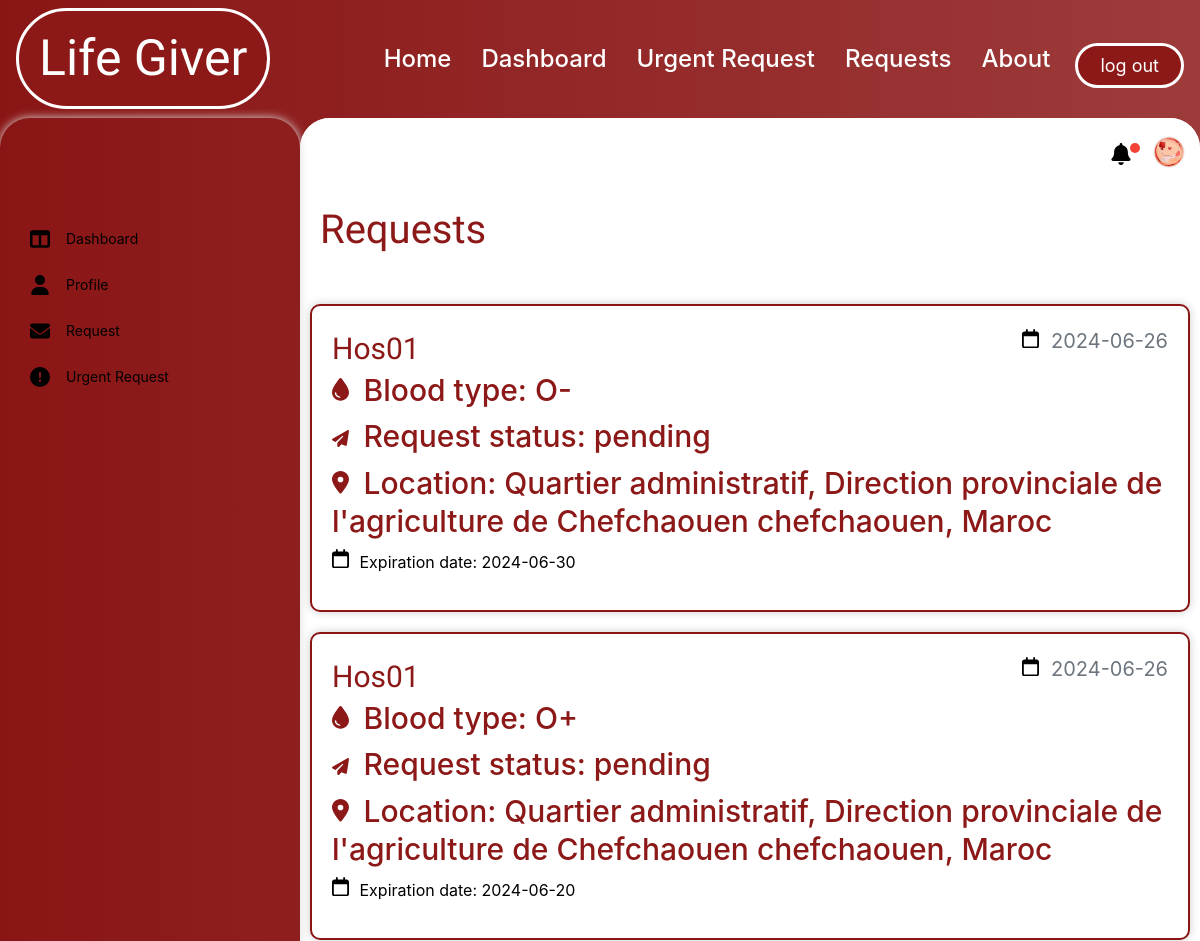
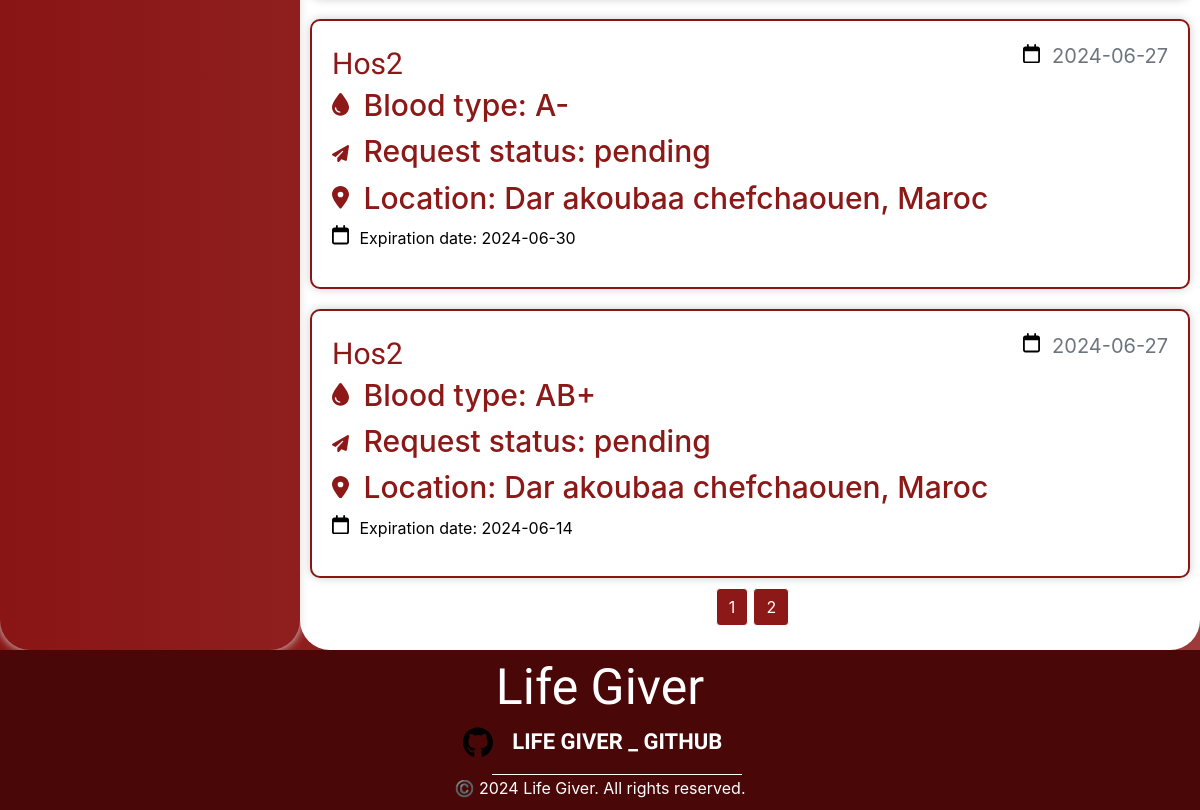
Page /don_requests (signed in) on the committed database (2 pictures, top to bottom).
### lifegiver/models.py (models this page shows, shortened)
class Hospital(db.Model, UserMixin):
    __tablename__ = 'hospital'
    id = db.Column(db.Integer, primary_key=True)
    name = db.Column(db.String(225), nullable=False)
    image_file = db.Column(db.String(20), nullable=False, default='default1.png')
    street = db.Column(db.String(500), nullable=True)
    city = db.Column(db.String(100), nullable=True)
    province = db.Column(db.String(100), nullable=True)
    zip_code = db.Column(db.String(45), nullable=True)
    country = db.Column(db.String(100), nullable=True)
    phone_number = db.Column(db.String(45), nullable=False)
    email = db.Column(db.String(125), unique=True, nullable=False)
    password = db.Column(db.String(60), nullable=False)
    barcode = db.Column(db.String(100), unique=True, nullable=False)
    lat = db.Column(db.Float, nullable=True)
    lng = db.Column(db.Float, nullable=True)
    hospital_donations = db.relationship('UserDonation', backref='hospital_donation', lazy=True)
    hospital_requests = db.relationship('DonationRequest', backref='hospital_request', lazy=True)
    urgent_requests = db.relationship('UrgentRequest', backref='hospital_urgent_request', lazy=True)

class DonationRequest(db.Model):
    id = db.Column(db.Integer, primary_key=True)
    hospital_id = db.Column(db.Integer, db.ForeignKey('hospital.id'), nullable=False)
    blood_type = db.Column(db.Enum('O-', 'O+', 'A-', 'A+', 'B-', 'B+', 'AB-', 'AB+'), nullable=False)
    request_date = db.Column(db.DateTime, nullable=False, default=datetime.now)
    status = db.Column(db.Enum('pending', 'fulfilled', 'failed'), nullable=False)
    expiration_date = db.Column(db.DateTime, nullable=False, default=lambda: datetime.now() + timedelta(days=90))
    request_donations = db.relationship('UserDonation', backref='donation_request', lazy=True)

### lifegiver/route.py (the view)
@app.route('/don_requests', methods=['POST', 'GET'], strict_slashes=False)
def don_requests():
    page = request.args.get('page', 1, type=int)
    requests = DonationRequest.query.order_by(DonationRequest.request_date.asc()).paginate(page=page, per_page=5) # inteade of using .all() we gonna change it to .paginate() to get 10 requests per page
    image_file = current_user.image_file
    return render_template('requests.html', title='Donation Requests page', requests=requests, image_file=image_file)

### lifegiver/models.py (called while the page is built)
@login_manager.user_loader
def load_user(user_id):
    user_type = session.get('user_type')  # Assuming 'user_type' is stored in the session
    if user_type == 'donor':
        return Donor.query.get(int(user_id))
    elif user_type == 'hospital':
        return Hospital.query.get(int(user_id))
    return None

### lifegiver/templates/requests.html (shortened to what this page needs)
{% extends "layout.html" %}
{% block link %}
<link rel="stylesheet" type="text/css" href="{{ url_for('static', filename='css/requests.css') }}" />
<link rel="stylesheet" type="text/css" href="{{ url_for('static', filename='css/framework.css') }}" />
{% endblock link %}
{% block content %}
<div class="page d-flex">
  <div class="sidebar bg-white p-20 p-relative">
    <ul>
      <li>
        <a class="active d-flex align-center fs-14 c-black rad-6 p-10" href="{{ url_for('donor_dashboard') }}">
          <span>Dashboard</span>
        </a>
      </li>
      <li>
        <a class="d-flex align-center fs-14 c-black rad-6 p-10" href="{{ url_for('donor_profile') }}">
          <span>Profile</span>
        </a>
      </li>
      <li>
        <a class="d-flex align-center fs-14 c-black rad-6 p-10" href="{{ url_for('don_requests') }}">
          <span>Request</span>
        </a>
      </li>
      <li>
        <a class="d-flex align-center fs-14 c-black rad-6 p-10" href="{{ url_for('urgent_requests') }}">
          <span>Urgent Request</span>
        </a>
      </li>
    </ul>
  </div>
  <div class="content w-full">
    <div class="head bg-white p-15 between-flex">
      <div class="icons d-flex align-center">
        <span class="notification p-relative">
        </span>
        <img class="rounded-circle account-img" src="{{ url_for('static', filename='images/' + image_file) }}">
      </div>
    </div>
    <h1 class="p-relative">Requests</h1>
    {% for request in requests.items %}
    {% if request.status == 'pending' %}
    <article class="media content-section">
      <div class="media-body" id="card">
        <div class="article-metadata">
          <a class="mr-2" href="#">{{
            request.hospital_request.name }}</a>
          <small class="text-muted">
            {{ request.request_date.strftime('%Y-%m-%d') }}</small>
        </div>
        <h2>
          <a class="article-title" href="#">{{ 'Blood type: ' ~
            request.blood_type }}</a>
        </h2>
        <h2>
          <a class="article-title" href="#">{{ 'Request status: ' ~ request.status }}</a>
        </h2>
        <h2>
          <a class="article-title" href="#">{{ 'Location: ' ~ request.hospital_request.street ~ ' ' ~
            request.hospital_request.city ~ ', ' ~ request.hospital_request.country }}</a>
        </h2>
        <p id="ex" class="article-content">
          {{ 'Expiration date: ' ~ request.expiration_date.strftime('%Y-%m-%d') }}</p>
      </div>
    </article>
          {% endif %}
    {% endfor %}
    <div class="div">
      {% for page_num in requests.iter_pages(left_edge=1, right_edge=1, left_current=1, right_current=1) %}
      {% if page_num %}
      {% if requests.page == page_num %}
      <a id="page" class="btn btn-info mb-4" href="{{ url_for('don_requests', page=page_num) }}">{{ page_num }}</a>
      {% else %}
      <a id="page" class="btn btn-outline-info mb-4" href="{{ url_for('don_requests', page=page_num) }}">{{ page_num
        }}</a>
      {% endif %}
      {% else %}
      <span>. . .</span>
      {% endif %}
      {% endfor %}
    </div>
  </div>
</div>
{% endblock content %}

### lifegiver/static/css/loading.css (style rules this page uses)
:root { --border-width: 7px; }
* { margin: 0; padding: 0; }

### lifegiver/static/css/requests.css (style rules this page uses)
body { background-image: linear-gradient(to right, #8a1515, #9d3b3b); }
#card { padding-left: 20px; padding-top: 20px; padding-right: 20px; padding-bottom: 20px; background: #fff; border: 2px solid rgb(255, 255, 255, .2); backdrop-filter: blur(20px); box-shadow: 0 0 10px rgb(0, 0, 0, .2); color: #fff; border-radius: 10px; border: 2px solid #8a1515; }
article { padding-left: 10px; padding-top: 10px; padding-right: 10px; padding-bottom: 10px; }
#page { background-color: #8c1818; border: 1px solid #fff; color: #fff; margin-left: 5px; }
.div { display: flex; justify-content: center; }
svg { width: 17px; margin-right: 6px; }
small { font-size: 20px; margin-left: 60px; }
.article-metadata { display: flex; justify-content: space-between; }
.article-metadata a { color: #8c1818; font-size: 30px; font-weight: 400; font-family: "Acme", sans-serif; text-decoration: none; }
h2 a { color: #8c1818 !important; font-size: 30px !important; text-decoration: none !important; }
#ex { color :black; }
* { box-sizing: border-box; }
a { text-decoration: none; }
ul { list-style: none; padding: 0; }
.page { background-color: #f1f5f9; min-height: 70vh; }
.sidebar { width: 250px; box-shadow: 0 0 10px #ddd; }
.sidebar ul li a { transition: 0.03s; margin-bottom: 5px; border-radius: 20px; text-decoration: none; font-size: 40px !important; width: 302px; color: black; }
.sidebar ul li a span { font-size: 14px; margin-left: 10px; }
.content { overflow: hidden; }
.head .icons img { width: 32px; height: 32px; margin-left: 15px; }
.head .icons svg { width: 22px; height: 22px; margin-left: 15px; margin-top: 10px; }
.head .icons .notification::before { content: ""; position: absolute; width: 10px; height: 10px; background-color: var(--red-color); border-radius: 50%; right: -2px; top: 10px; }
.page h1 { margin: 20px 20px 40px; }
.sidebar, .page { background: transparent !important; }
.content { background-color: #fff; border-radius: 30px; }
.sidebar { border-radius: 30px; width: 300px; }
.sidebar ul { margin-top: 80px; }
.sidebar ul li a svg { width: 20px; height: 20px; }
.content h1 { color: #8c1818; font-family: "Acme", sans-serif; }

### lifegiver/static/css/framework.css (style rules this page uses)
:root { --blue-color: #0075ff; --blue-alt-color: #0d69d5; --orange-color: #f59e0b; --green-color: #22c55e; --red-color: #f44336; --grey-color: #888; }
.d-flex { display: flex; }
.align-center { align-items: center; }
.p-10 { padding: 10px; }
.p-15 { padding: 15px; }
.p-20 { padding: 20px; }
.c-black { color: black; }
.bg-white { background-color: white; }
.p-relative { position: relative; }
.fs-14 { font-size: 14px; }
.rad-6 { border-radius: 6px; }
.w-full { width: 100%; }
.between-flex { display: flex; align-items: center; justify-content: space-between; }

### rows in the picture
Hospital: image_file (picture), street+city+country "Location: Quartier administratif, Direction provinciale de l'agriculture de Chefchaouen chefchaouen, Maroc"
DonationRequest: hospital_request.name "Hos01", request_date "2024-06-26", blood_type "Blood type: O-", status "Request status: pending", expiration_date "Expiration date: 2024-06-30"
DonationRequest: hospital_request.name "Hos01", request_date "2024-06-26", blood_type "Blood type: O+", status "Request status: pending", expiration_date "Expiration date: 2024-06-20"
DonationRequest: hospital_request.name "Hos2", request_date "2024-06-27", blood_type "Blood type: A-", status "Request status: pending", expiration_date "Expiration date: 2024-06-30"
Hospital: street+city+country "Location: Dar akoubaa chefchaouen, Maroc"
DonationRequest: hospital_request.name "Hos2", request_date "2024-06-27", blood_type "Blood type: AB+", status "Request status: pending", expiration_date "Expiration date: 2024-06-14"

### other values in the picture
{{ page_num }} "1"
{{ page_num }} "2"
